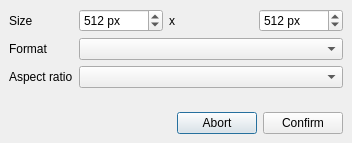
<?xml version="1.0" encoding="UTF-8"?>
<ui version="4.0">
 <class>QtGui::ImageConversionDialog</class>
 <widget class="QDialog" name="QtGui::ImageConversionDialog">
  <property name="windowTitle">
   <string>Convert image</string>
  </property>
  <layout class="QVBoxLayout" name="verticalLayout">
   <property name="leftMargin">
    <number>0</number>
   </property>
   <property name="topMargin">
    <number>0</number>
   </property>
   <property name="rightMargin">
    <number>0</number>
   </property>
   <property name="bottomMargin">
    <number>0</number>
   </property>
   <item>
    <widget class="QWidget" name="mainWidget" native="true">
     <layout class="QFormLayout" name="formLayout">
      <item row="1" column="0">
       <widget class="QLabel" name="sizeLabel">
        <property name="text">
         <string>Size</string>
        </property>
       </widget>
      </item>
      <item row="1" column="1">
       <widget class="QWidget" name="levelWidget" native="true">
        <layout class="QHBoxLayout" name="horizontalLayout_2">
         <property name="leftMargin">
          <number>0</number>
         </property>
         <property name="topMargin">
          <number>0</number>
         </property>
         <property name="rightMargin">
          <number>0</number>
         </property>
         <property name="bottomMargin">
          <number>0</number>
         </property>
         <item>
          <widget class="QSpinBox" name="widthSpinBox">
           <property name="accelerated">
            <bool>true</bool>
           </property>
           <property name="suffix">
            <string> px</string>
           </property>
           <property name="minimum">
            <number>1</number>
           </property>
           <property name="maximum">
            <number>2048</number>
           </property>
           <property name="value">
            <number>512</number>
           </property>
          </widget>
         </item>
         <item>
          <widget class="QLabel" name="timesLabel">
           <property name="text">
            <string>x</string>
           </property>
           <property name="wordWrap">
            <bool>true</bool>
           </property>
          </widget>
         </item>
         <item>
          <widget class="QSpinBox" name="heightSpinBox">
           <property name="suffix">
            <string> px</string>
           </property>
           <property name="minimum">
            <number>1</number>
           </property>
           <property name="maximum">
            <number>2048</number>
           </property>
           <property name="value">
            <number>512</number>
           </property>
          </widget>
         </item>
        </layout>
       </widget>
      </item>
      <item row="3" column="0">
       <widget class="QLabel" name="formatLabel">
        <property name="text">
         <string>Format</string>
        </property>
       </widget>
      </item>
      <item row="3" column="1">
       <widget class="QComboBox" name="formatComboBox"/>
      </item>
      <item row="4" column="0">
       <widget class="QLabel" name="aspectRatioLabel">
        <property name="text">
         <string>Aspect ratio</string>
        </property>
       </widget>
      </item>
      <item row="4" column="1">
       <widget class="QComboBox" name="aspectRatioComboBox"/>
      </item>
     </layout>
    </widget>
   </item>
   <item>
    <widget class="QWidget" name="bottomWidget" native="true">
     <property name="sizePolicy">
      <sizepolicy hsizetype="Preferred" vsizetype="Maximum">
       <horstretch>0</horstretch>
       <verstretch>0</verstretch>
      </sizepolicy>
     </property>
     <layout class="QHBoxLayout" name="horizontalLayout">
      <item>
       <spacer name="horizontalSpacer">
        <property name="orientation">
         <enum>Qt::Horizontal</enum>
        </property>
        <property name="sizeHint" stdset="0">
         <size>
          <width>168</width>
          <height>20</height>
         </size>
        </property>
       </spacer>
      </item>
      <item>
       <widget class="QPushButton" name="abortPushButton">
        <property name="styleSheet">
         <string notr="true">background: none;</string>
        </property>
        <property name="text">
         <string>Abort</string>
        </property>
        <property name="icon">
         <iconset theme="window-close">
          <normaloff>.</normaloff>.</iconset>
        </property>
       </widget>
      </item>
      <item>
       <widget class="QPushButton" name="confirmPushButton">
        <property name="styleSheet">
         <string notr="true">background: none;</string>
        </property>
        <property name="text">
         <string>Confirm</string>
        </property>
        <property name="icon">
         <iconset theme="go-next">
          <normaloff>.</normaloff>.</iconset>
        </property>
       </widget>
      </item>
     </layout>
    </widget>
   </item>
  </layout>
 </widget>
 <resources/>
 <connections/>
</ui>
